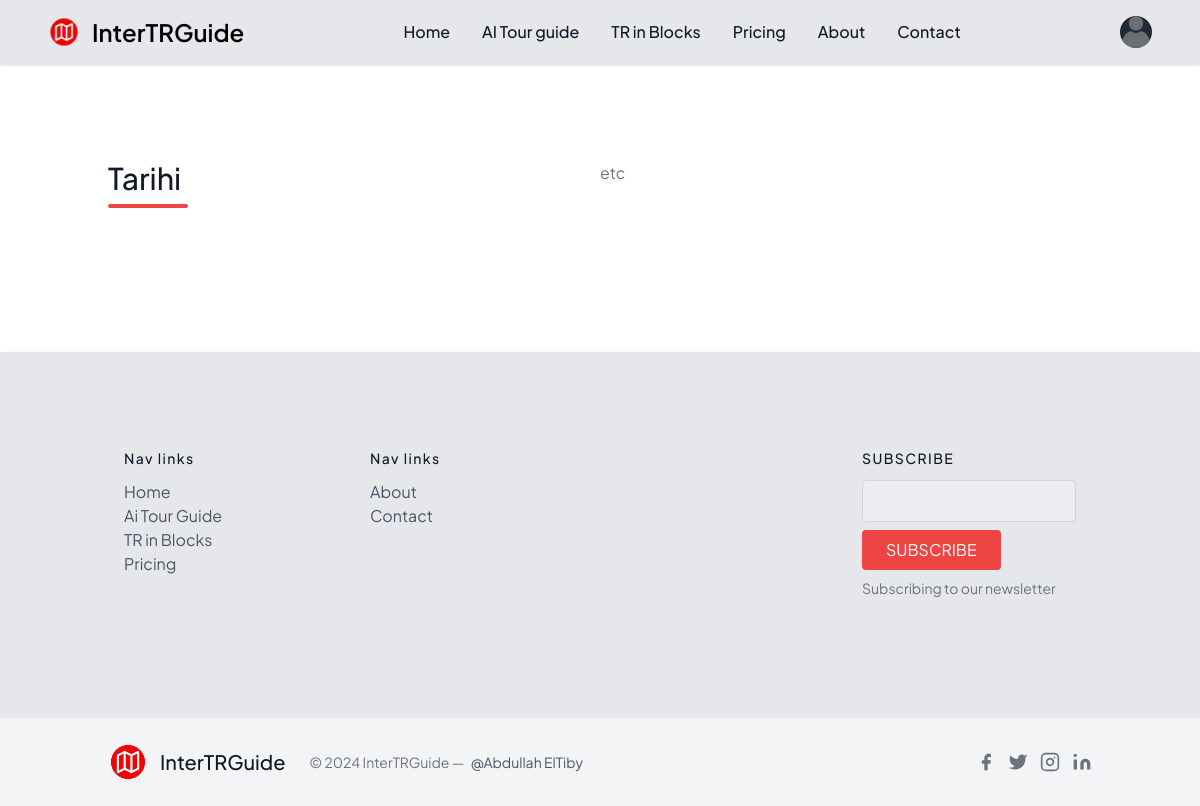
Screenshot of /category/2/ (signed in) with the database file from the repository.
### app/models.py (models this page shows, shortened)
class CustomUser(AbstractUser):
    name = models.CharField(max_length=100, blank=True)
    image = models.ImageField(upload_to='profile_pics', default='profile_pics/default.png')
    email = models.EmailField(unique=True)
    password = models.CharField(max_length=128, default='defaultpassword')

class Category(models.Model):
    name = models.CharField(max_length=100)
    description = models.TextField()
    suggestion = models.TextField(default='Etc.')
    image = models.ImageField(upload_to='category_pics', default='default.png')

### app/views.py (the view)
# urls.py: path('category/<int:pk>/', views.category_detail, name='category_detail'),
def category_detail(request, pk):
    category = get_object_or_404(Category, pk=pk)
    places = Place.objects.filter(category=category)
    context = {
        'category': category,
        'places': places,
    }
    return render(request, 'category_detail.html', context)

### templates/category_detail.html (shortened to what this page needs)
{% extends "base.html" %}
{% block maincontent %}
<section class="text-gray-600 body-font">
  <div class="container px-5 py-24 mx-auto">
    <div class="flex flex-wrap w-full mb-20">
      <div class="lg:w-1/2 w-full mb-6 lg:mb-0">
        <h1 class="sm:text-3xl text-2xl font-medium title-font mb-2 text-gray-900">{{category.name}}</h1>
        <div class="h-1 w-20 bg-red-500 rounded"></div>
      </div>
      <p class="lg:w-1/2 w-full leading-relaxed text-gray-500">{{category.description}}</p>
    </div>
  </div>
</section>
{% endblock maincontent %}

### templates/base.html (shortened to what this page needs)
{% load static %}
<!DOCTYPE html>
<html lang="en">
<head>
    <link href="https://cdn.jsdelivr.net/npm/tailwindcss@2.2.19/dist/tailwind.min.css" rel="stylesheet">
	<link
    rel="stylesheet"
    href="https://cdnjs.cloudflare.com/ajax/libs/animate.css/4.1.1/animate.min.css"
  />
</head>
<body>
<nav class="bg-gray-200 shadow shadow-gray-300 w-100 px-8 md:px-auto">
	<div class="max-w-screen-xl flex flex-wrap items-center justify-between mx-auto p-4 bg-gray-200">
	<a href="{% url "home" %}" class="flex items-center space-x-3 rtl:space-x-reverse">
		<img src="{% static 'app/icon png.png' %}" class="h-8" alt="Flowbite Logo" />
		<span class="self-center text-2xl font-semibold whitespace-nowrap dark:text-white">InterTRGuide</span>
	</a>
	<div class="flex items-center md:order-2 space-x-3 md:space-x-0 rtl:space-x-reverse bg-gray-200">
		<button type="button" class="flex text-sm bg-gray-800 rounded-full md:me-0 focus:ring-4 focus:ring-gray-300 dark:focus:ring-gray-600" id="user-menu-button" aria-expanded="false" data-dropdown-toggle="user-dropdown" data-dropdown-placement="bottom">
		  {% if user.is_authenticated %}
		  <img class="w-8 h-8 rounded-full" src="{{ user.image.url }}" alt="">
		  {% else %}
		  <img class="w-8 h-8 rounded-full" src="{% static "app/default.png" %}" alt="">
		  {% endif %}
		</button>
	</div>
	<div class="items-center justify-between hidden w-full md:flex md:w-auto md:order-1 bg-gray-200" id="navbar-user">
	  <ul class="flex flex-col font-medium p-4 md:p-0 mt-4 border border-gray-100 rounded-lg md:space-x-8 rtl:space-x-reverse md:flex-row md:mt-0 md:border-0 md:bg-gray-200 dark:bg-gray-800 md:dark:bg-gray-900 dark:border-gray-700">
		<li>
		  <a href="{% url "home" %}" class="block py-2 px-3 text-gray-900 {% block isactive %}{% endblock %}  rounded hover:bg-gray-100 md:hover:bg-transparent md:hover:text-red-700 md:p-0 dark:text-white md:dark:hover:text-blue-500 dark:hover:bg-gray-700 dark:hover:text-white md:dark:hover:bg-transparent dark:border-gray-700">Home</a>
		</li>
		<li>
		  <a href="{% url "aitg" %}" class="block py-2 px-3 text-gray-900 {% block isactivee %}{% endblock %}  rounded hover:bg-gray-100 md:hover:bg-transparent md:hover:text-red-700 md:p-0 dark:text-white md:dark:hover:text-blue-500 dark:hover:bg-gray-700 dark:hover:text-white md:dark:hover:bg-transparent dark:border-gray-700">AI Tour guide</a>
		</li>
		<li>
		  <a href="{% url "tr_in_blocks" %}" class="block py-2 px-3 text-gray-900 {% block isactiveeeeee %}{% endblock %}  rounded hover:bg-gray-100 md:hover:bg-transparent md:hover:text-red-700 md:p-0 dark:text-white md:dark:hover:text-blue-500 dark:hover:bg-gray-700 dark:hover:text-white md:dark:hover:bg-transparent dark:border-gray-700">TR in Blocks</a>
		</li>
		<li>
		  <a href="{% url "pricing" %}" class="block py-2 px-3 text-gray-900 {% block isactiveee %}{% endblock %} rounded hover:bg-gray-100 md:hover:bg-transparent md:hover:text-red-700 md:p-0 dark:text-white md:dark:hover:text-blue-500 dark:hover:bg-gray-700 dark:hover:text-white md:dark:hover:bg-transparent dark:border-gray-700">Pricing</a>
		</li>
		<li>
		  <a href="{% url "about" %}" class="block py-2 px-3 text-gray-900 {% block isactiveeee %}{% endblock %} rounded hover:bg-gray-100 md:hover:bg-transparent md:hover:text-red-700 md:p-0 dark:text-white md:dark:hover:text-blue-500 dark:hover:bg-gray-700 dark:hover:text-white md:dark:hover:bg-transparent dark:border-gray-700">About</a>
		</li>
		<li>
		  <a href="{% url "contact" %}" class="block py-2 px-3 text-gray-900 {% block isactiveeeee %}{% endblock %} rounded hover:bg-gray-100 md:hover:bg-transparent md:hover:text-red-700 md:p-0 dark:text-white md:dark:hover:text-blue-500 dark:hover:bg-gray-700 dark:hover:text-white md:dark:hover:bg-transparent dark:border-gray-700">Contact</a>
		</li>
	  </ul>
	</div>
	</div>
  </nav>
{% block maincontent %}
{% endblock maincontent %}
<footer class="bg-gray-200 shadow shadow-gray-300 text-gray-600 body-font">
	<div class="container px-5 py-24 mx-auto">
	  <div class="flex flex-wrap md:text-left text-center order-first">
		<div class="lg:w-1/4 md:w-1/2 w-full px-4">
		  <h2 class="title-font font-medium text-gray-900 tracking-widest text-sm mb-3">Nav links</h2>
		  <nav class="list-none mb-10">
			<li>
			  <a href="{% url "home" %}" class="text-gray-600 hover:text-gray-800">Home</a>
			</li>
			<li>
				<a href="{% url "aitg" %}" class="text-gray-600 hover:text-gray-800">Ai Tour Guide</a>
			</li>
			<li>
				<a href="{% url "tr_in_blocks" %}" class="text-gray-600 hover:text-gray-800">TR in Blocks</a>
			</li>
			<li>
				<a href="{% url "pricing" %}" class="text-gray-600 hover:text-gray-800">Pricing</a>
			</li>
		  </nav>
		</div>
		<div class="lg:w-1/4 md:w-1/2 w-full px-4">
		  <h2 class="title-font font-medium text-gray-900 tracking-widest text-sm mb-3">Nav links</h2>
		  <nav class="list-none mb-10">
			<li>
				<a href="{% url "about" %}" class="text-gray-600 hover:text-gray-800">About</a>
			</li>
			<li>
				<a href="{% url "contact" %}" class="text-gray-600 hover:text-gray-800">Contact</a>
			</li>
		  </nav>
		</div>
		<div class="lg:w-1/4 md:w-1/2 w-full px-4">
		</div>
		<div class="lg:w-1/4 md:w-1/2 w-full px-4">
		  <h2 class="title-font font-medium text-gray-900 tracking-widest text-sm mb-3">SUBSCRIBE</h2>
		  <div class="flex xl:flex-nowrap md:flex-nowrap lg:flex-wrap flex-wrap justify-center items-end md:justify-start">
			<div class="relative w-40 sm:w-auto xl:mr-4 lg:mr-0 sm:mr-4 mr-2">
			  <input type="text" id="footer-field" name="footer-field" class="w-full bg-gray-100 bg-opacity-50 rounded border border-gray-300 focus:bg-transparent focus:ring-2 focus:ring-red-200 focus:border-red-500 text-base outline-none text-gray-700 py-1 px-3 leading-8 transition-colors duration-200 ease-in-out" spellcheck="false" data-ms-editor="true">
			</div>
			<button class="lg:mt-2 xl:mt-0 flex-shrink-0 inline-flex text-white bg-red-500 border-0 py-2 px-6 focus:outline-none hover:bg-red-600 rounded">SUBSCRIBE</button>
		  </div>
		  <p class="text-gray-500 text-sm mt-2 md:text-left text-center">Subscribing to our newsletter</p>
			<br class="lg:block hidden">
		</div>
	  </div>
	</div>
	<div class="bg-gray-100">
	  <div class="container px-5 py-6 mx-auto flex items-center sm:flex-row flex-col">
		<a class="flex title-font font-medium items-center md:justify-start justify-center text-gray-900">
			<img src="{% static 'app/icon png.png' %}" class="h-10 w-10">
		  <span class="ml-3 text-xl">InterTRGuide</span>
		</a>
		<p class="text-sm text-gray-500 sm:ml-6 sm:mt-0 mt-4">© 2024 InterTRGuide —
		  <a href="https://twitter.com/abdullah_eltiby" rel="noopener noreferrer" class="text-gray-600 ml-1" target="_blank">@Abdullah ElTiby</a>
		</p>
		<span class="inline-flex sm:ml-auto sm:mt-0 mt-4 justify-center sm:justify-start">
		  <a class="text-gray-500">
			<svg fill="currentColor" stroke-linecap="round" stroke-linejoin="round" stroke-width="2" class="w-5 h-5" viewBox="0 0 24 24">
			  <path d="M18 2h-3a5 5 0 00-5 5v3H7v4h3v8h4v-8h3l1-4h-4V7a1 1 0 011-1h3z"></path>
			</svg>
		  </a>
		  <a class="ml-3 text-gray-500">
			<svg fill="currentColor" stroke-linecap="round" stroke-linejoin="round" stroke-width="2" class="w-5 h-5" viewBox="0 0 24 24">
			  <path d="M23 3a10.9 10.9 0 01-3.14 1.53 4.48 4.48 0 00-7.86 3v1A10.66 10.66 0 013 4s-4 9 5 13a11.64 11.64 0 01-7 2c9 5 20 0 20-11.5a4.5 4.5 0 00-.08-.83A7.72 7.72 0 0023 3z"></path>
			</svg>
		  </a>
		  <a class="ml-3 text-gray-500">
			<svg fill="none" stroke="currentColor" stroke-linecap="round" stroke-linejoin="round" stroke-width="2" class="w-5 h-5" viewBox="0 0 24 24">
			  <rect width="20" height="20" x="2" y="2" rx="5" ry="5"></rect>
			  <path d="M16 11.37A4 4 0 1112.63 8 4 4 0 0116 11.37zm1.5-4.87h.01"></path>
			</svg>
		  </a>
		  <a class="ml-3 text-gray-500">
			<svg fill="currentColor" stroke="currentColor" stroke-linecap="round" stroke-linejoin="round" stroke-width="0" class="w-5 h-5" viewBox="0 0 24 24">
			  <path stroke="none" d="M16 8a6 6 0 016 6v7h-4v-7a2 2 0 00-2-2 2 2 0 00-2 2v7h-4v-7a6 6 0 016-6zM2 9h4v12H2z"></path>
			  <circle cx="4" cy="4" r="2" stroke="none"></circle>
			</svg>
		  </a>
		</span>
	  </div>
	</div>
  </footer>
</body>
</html>

### rows the page displays
CustomUser: image (placeholder picture)
Category: name "Tarihi", description "etc"
